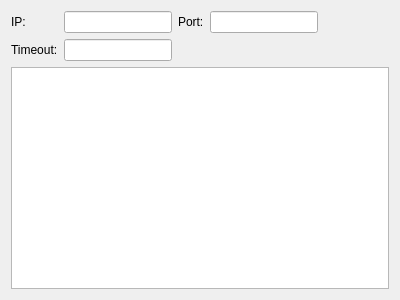
<?xml version="1.0" encoding="UTF-8"?>
<ui version="4.0">
 <class>TcpWidgetClass</class>
 <widget class="QWidget" name="TcpWidgetClass">
  <property name="geometry">
   <rect>
    <x>0</x>
    <y>0</y>
    <width>400</width>
    <height>300</height>
   </rect>
  </property>
  <property name="windowTitle">
   <string>TcpWidget</string>
  </property>
  <layout class="QGridLayout" name="gridLayout">
   <item row="0" column="2">
    <widget class="QLabel" name="label">
     <property name="text">
      <string>Port:</string>
     </property>
    </widget>
   </item>
   <item row="0" column="0">
    <widget class="QLabel" name="label_2">
     <property name="text">
      <string>IP:</string>
     </property>
    </widget>
   </item>
   <item row="1" column="0">
    <widget class="QLabel" name="label_3">
     <property name="text">
      <string>Timeout:</string>
     </property>
    </widget>
   </item>
   <item row="0" column="1">
    <widget class="QLineEdit" name="ip_edit"/>
   </item>
   <item row="0" column="3">
    <widget class="QLineEdit" name="port_edit"/>
   </item>
   <item row="1" column="1">
    <widget class="QLineEdit" name="timeout_edit"/>
   </item>
   <item row="2" column="0" colspan="5">
    <widget class="QTextEdit" name="data_edit"/>
   </item>
   <item row="3" column="0" colspan="5">
    <layout class="QHBoxLayout" name="send_layout"/>
   </item>
   <item row="1" column="2" colspan="3">
    <spacer name="horizontalSpacer">
     <property name="orientation">
      <enum>Qt::Horizontal</enum>
     </property>
     <property name="sizeHint" stdset="0">
      <size>
       <width>40</width>
       <height>20</height>
      </size>
     </property>
    </spacer>
   </item>
   <item row="0" column="4">
    <spacer name="horizontalSpacer_2">
     <property name="orientation">
      <enum>Qt::Horizontal</enum>
     </property>
     <property name="sizeHint" stdset="0">
      <size>
       <width>40</width>
       <height>20</height>
      </size>
     </property>
    </spacer>
   </item>
  </layout>
 </widget>
 <layoutdefault spacing="6" margin="11"/>
 <resources/>
 <connections/>
</ui>
